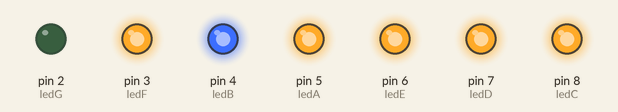
The sketch below on a simulated Arduino Uno, built with avr-gcc and run on an emulated ATmega328P. Shown: output pins drawn as LEDs (lit = HIGH).

Above: at 0.5 s.
At 1.5 s:
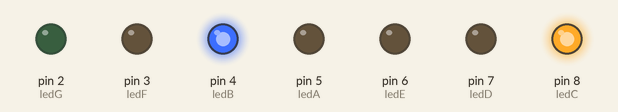
At 3.5 s:
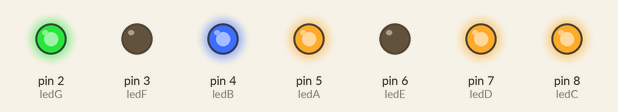
At 6.5 s:
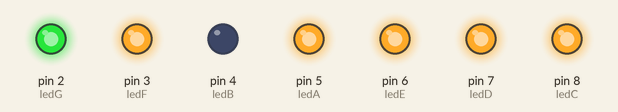
At 9.5 s:
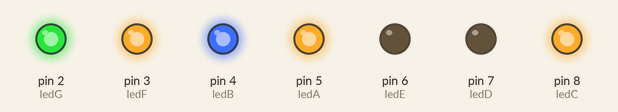
At 12.5 s:
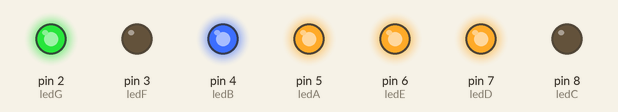
Timing chart, 0 to 13.1 s (numbered marks = the images above):
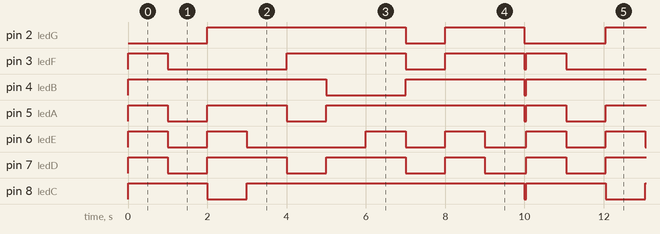

The sketch:

display_7_segmentos.ino
```cpp
int ledG = 2;
int ledF = 3;
int ledB = 4;
int ledA = 5;
int ledE = 6;
int ledD = 7;
int ledC = 8;

void numero0() {
  digitalWrite(ledA, HIGH);
  digitalWrite(ledB, HIGH);
  digitalWrite(ledC, HIGH);
  digitalWrite(ledD, HIGH);
  digitalWrite(ledE, HIGH);
  digitalWrite(ledF, HIGH);
}

void numero1() {
  digitalWrite(ledB, HIGH);
  digitalWrite(ledC, HIGH);
}

void numero2() {
  digitalWrite(ledA, HIGH);
  digitalWrite(ledB, HIGH);
  digitalWrite(ledG, HIGH);
  digitalWrite(ledE, HIGH);
  digitalWrite(ledD, HIGH);
}

void numero3() {
  digitalWrite(ledA, HIGH);
  digitalWrite(ledB, HIGH);
  digitalWrite(ledG, HIGH);
  digitalWrite(ledC, HIGH);
  digitalWrite(ledD, HIGH);
}

void numero4() {
  digitalWrite(ledF, HIGH);
  digitalWrite(ledG, HIGH);
  digitalWrite(ledB, HIGH);
  digitalWrite(ledC, HIGH);
}

void numero5() {
  digitalWrite(ledA, HIGH);
  digitalWrite(ledF, HIGH);
  digitalWrite(ledG, HIGH);
  digitalWrite(ledC, HIGH);
  digitalWrite(ledD, HIGH);
}

void numero6() {
  digitalWrite(ledA, HIGH);
  digitalWrite(ledF, HIGH);
  digitalWrite(ledE, HIGH);
  digitalWrite(ledD, HIGH);
  digitalWrite(ledC, HIGH);
  digitalWrite(ledG, HIGH);
}

void numero7() {
  digitalWrite(ledA, HIGH);
  digitalWrite(ledB, HIGH);
  digitalWrite(ledC, HIGH);
}

void numero8() {
  digitalWrite(ledA, HIGH);
  digitalWrite(ledB, HIGH);
  digitalWrite(ledC, HIGH);
  digitalWrite(ledD, HIGH);
  digitalWrite(ledE, HIGH);
  digitalWrite(ledF, HIGH);
  digitalWrite(ledG, HIGH);
}

void numero9() {
  digitalWrite(ledA, HIGH);
  digitalWrite(ledB, HIGH);
  digitalWrite(ledC, HIGH);
  digitalWrite(ledF, HIGH);
  digitalWrite(ledG, HIGH);
}

void resert() {
  digitalWrite(ledA, LOW);
  digitalWrite(ledB, LOW);
  digitalWrite(ledC, LOW);
  digitalWrite(ledD, LOW);
  digitalWrite(ledE, LOW);
  digitalWrite(ledF, LOW);
  digitalWrite(ledG, LOW);
}

void setup() {
  // put your setup code here, to run once:

  pinMode(ledA, OUTPUT);
  pinMode(ledB, OUTPUT);
  pinMode(ledC, OUTPUT);
  pinMode(ledD, OUTPUT);
  pinMode(ledE, OUTPUT);
  pinMode(ledF, OUTPUT);
  pinMode(ledG, OUTPUT);

}

void loop() {
  // put your main code here, to run repeatedly:
  int tempo = 1000;

  numero0();
  delay(tempo);
  resert();

  numero1();
  delay(tempo);
  resert();

  numero2();
  delay(tempo);
  resert();

  numero3();
  delay(tempo);
  resert();

  numero4();
  delay(tempo);
  resert();

  numero5();
  delay(tempo);
  resert();

  numero6();
  delay(tempo);
  resert();

  numero7();
  delay(tempo);
  resert();

  numero8();
  delay(tempo);
  resert();

  numero9();
  delay(tempo);
  resert();

  delay(50);
}
```

Measured:
- by itself, pin 2 (ledG): repeats every 10.1 s: LOW 1.0 s, HIGH 2.0 s, LOW 2.1 s, HIGH 5.0 s
- by itself, pin 3 (ledF): repeats every 10.1 s: LOW 3.0 s, HIGH 3.0 s, LOW 1.0 s, HIGH 2.0 s, LOW 0.05 s, HIGH 1.0 s
- by itself, pin 4 (ledB): repeats every 10.1 s: LOW 2.0 s, HIGH 3.0 s, LOW 0.05 s, HIGH 5.0 s
- by itself, pin 5 (ledA): repeats every 10.1 s: LOW 1.0 s, HIGH 2.0 s, LOW 1.0 s, HIGH 5.0 s, LOW 0.05 s, HIGH 1.0 s
- by itself, pin 6 (ledE): repeats every 10.1 s: LOW 1.0 s, HIGH 1.0 s, LOW 3.0 s, HIGH 1.0 s, LOW 1.0 s, HIGH 1.0 s, LOW 1.1 s, HIGH 1.0 s
- by itself, pin 7 (ledD): repeats every 10.1 s: 2 × (LOW 1.0 s, HIGH 2.0 s), LOW 1.0 s, HIGH 1.0 s, LOW 1.1 s, HIGH 1.0 s
- by itself, pin 8 (ledC): repeats every 10.1 s: LOW 1.0 s, HIGH 7.0 s, LOW 0.05 s, HIGH 2.0 s
